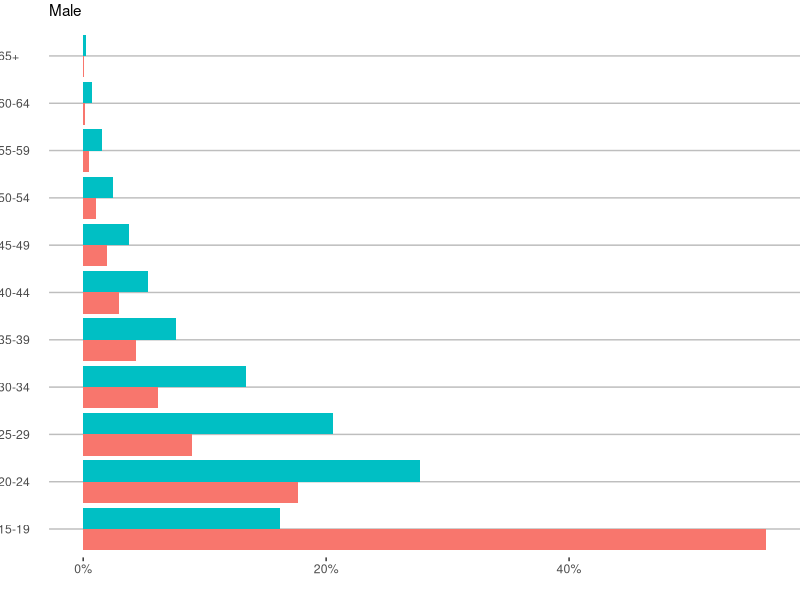
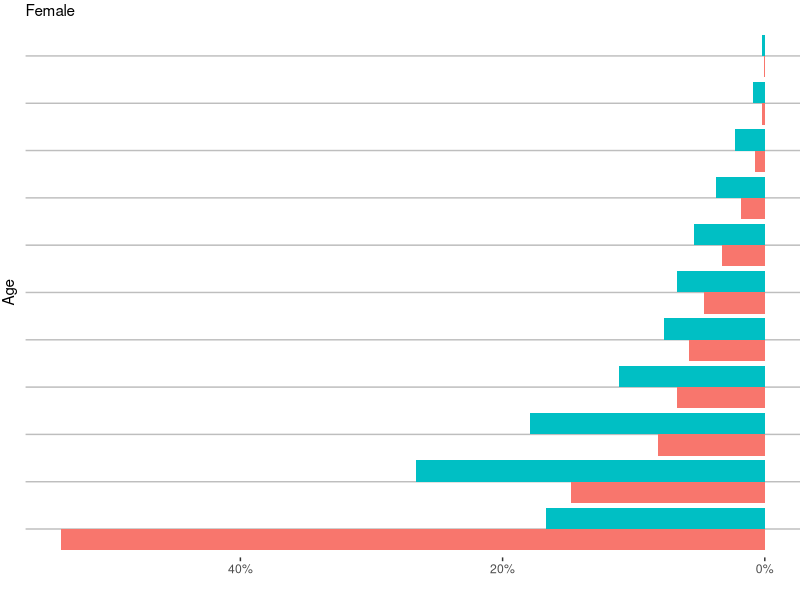
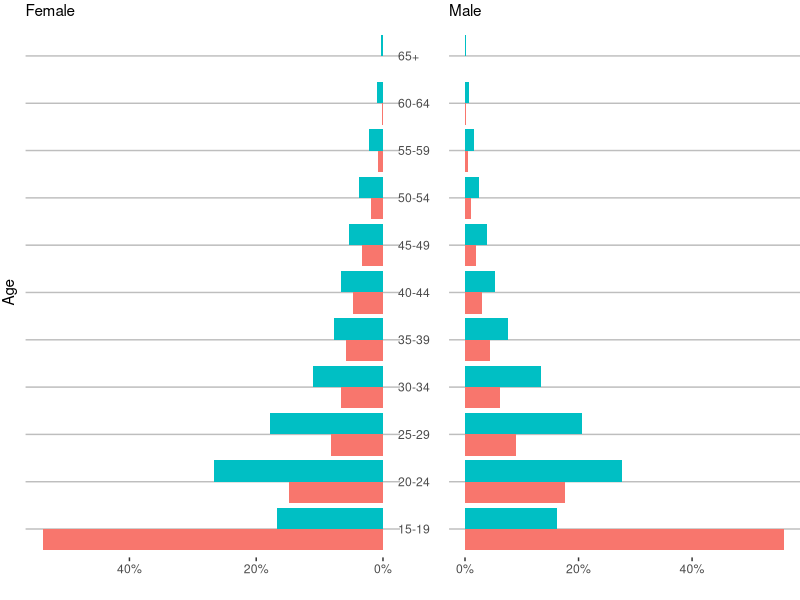
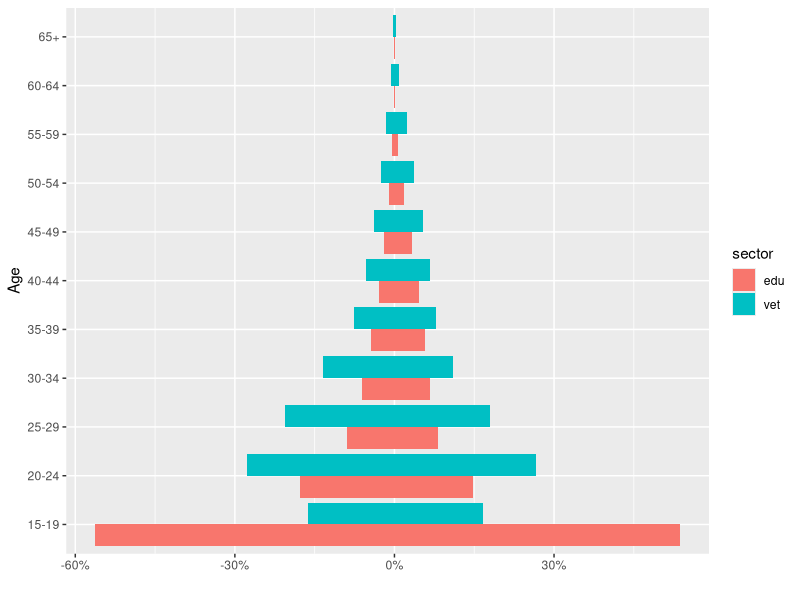

These figures' R source, in order:
library(tidyverse)
library(ggplot2)
library(gridExtra)
library(ggthemes)

dat = read_csv('age.csv')

ageG = c("15-19", "20-24", "25-29", "30-34", "35-39", "40-44", "45-49", "50-54", "55-59", "60-64", "65-69")

dat = dat %>% filter(Age %in% ageG) %>% 
              mutate(Age = ifelse(Age=='65-69','65+',Age), n = pct/100)


gg = ggplot(data = dat, aes(x=Age,fill = sector ))

male = gg + 
  geom_bar( data=subset(dat,Gender == 'M'), aes( y = n), stat="identity", position=position_dodge()) +
  scale_y_continuous('', labels = scales::percent) +
  theme(legend.position = 'none',
        axis.title.y = element_blank(),
        plot.title = element_text(size = 11),
        #plot.margin=unit(c(0.1,0.2,0.1,-.1),"cm"),
        plot.margin=unit(c(0.1,0,0.1,-0.05),"cm"),
        axis.ticks.y = element_blank(), 
        axis.text.y = theme_economist_white()$axis.text.y,
        panel.grid.major.x = element_blank(),
        panel.grid.minor.x = element_blank(),
        panel.background = element_rect(fill = "white",colour = "white",
                                        size = 0.5, linetype = "solid"),
        panel.grid.major = element_line(size = 0.5, linetype = 'solid',
                                        colour = "gray")) + 
    
  
  ggtitle("Male") + 
  coord_flip() #+ theme_economist_white()   

male

female =  gg + 
  geom_bar( data=subset(dat,Gender == 'F'), 
            aes( y = n), stat="identity", position=position_dodge()) +
  scale_y_continuous('', labels = scales::percent, trans = 'reverse') + 
  theme(legend.position = 'none',
        axis.text.y = element_blank(),
        axis.ticks.y = element_blank(),
        panel.grid.major.x = element_blank(),
        panel.grid.minor.x = element_blank(),
        plot.title = element_text(size = 11),
        plot.margin=unit(c(0.1,0,0.1,0.05),"cm"),
        panel.background = element_rect(fill = "white",colour = "white",
                                        size = 0.5, linetype = "solid"),
        panel.grid.major = element_line(size = 0.5, linetype = 'solid',
                                        colour = "gray")) + 
  ggtitle("Female") + 
  coord_flip() #+ theme_economist_white() 
  #ylab("Age") 

female
## Plutting it together
grid.arrange(female,
             male,
             widths=c(0.2,0.2),
             ncol=2
)



## other way
dat = dat %>% mutate(v = ifelse(Gender=='M',-1*n,n))



dat %>% ggplot(aes(x= Age, y=v, fill=sector)) + 
  geom_bar(data = subset(dat, Gender == "M"), stat="identity", position=position_dodge()) +
  geom_bar(data = subset(dat, Gender == "F"), stat="identity", position=position_dodge()) + 
  scale_y_continuous('', labels = scales::percent) + 
  coord_flip()
####

